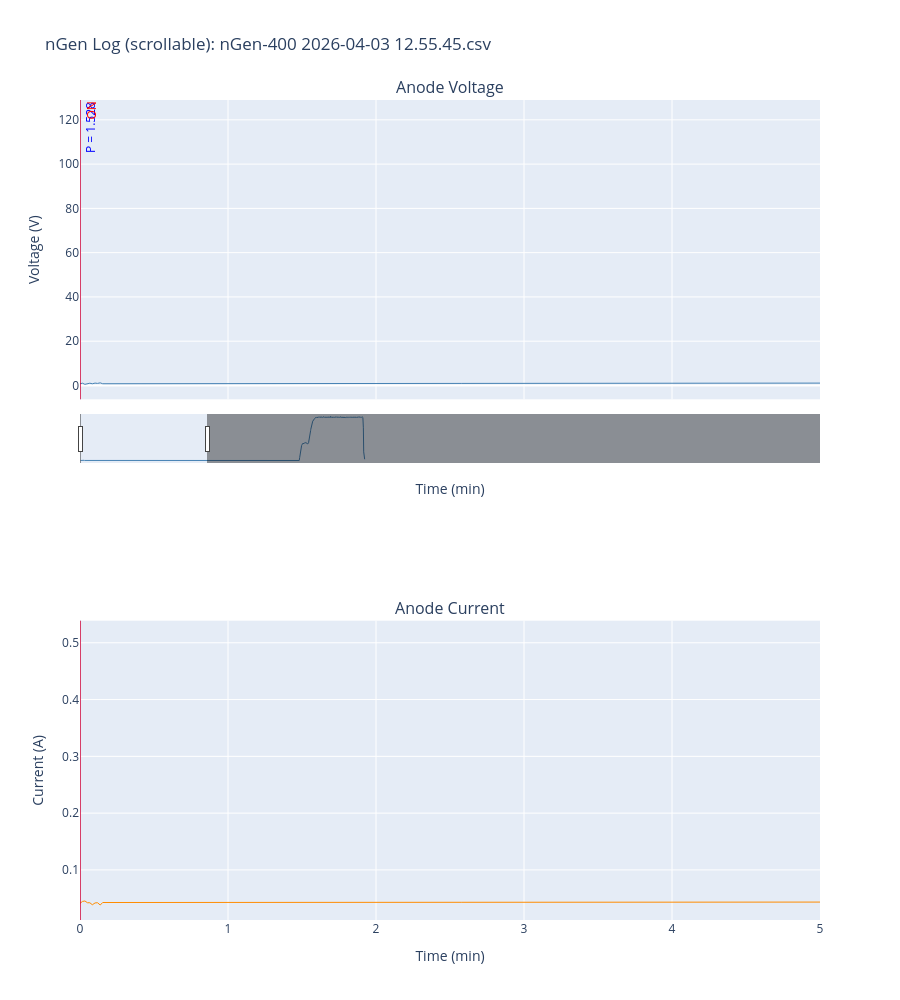

Notebook code cell kept with this figure:
### Code cell
import plotly.graph_objects as go
from plotly.subplots import make_subplots

# Width of the visible window in minutes — adjust to zoom in/out
window_min = 5

fig = make_subplots(
    rows=2, cols=1,
    shared_xaxes=True,
    subplot_titles=('Anode Voltage', 'Anode Current'),
    vertical_spacing=0.27
)

fig.add_trace(
    go.Scatter(x=df['Time (min)'], y=df['Anode Voltage'],
               mode='lines', name='Anode Voltage',
               line=dict(color='steelblue', width=1)),
    row=1, col=1
)
fig.add_trace(
    go.Scatter(x=df['Time (min)'], y=df['Anode Current'],
               mode='lines', name='Anode Current',
               line=dict(color='darkorange', width=1)),
    row=2, col=1
)

_plotly_dash = {'solid': 'solid', 'dashed': 'dash'}

active_events = [ev for ev in events if event_checkboxes[ev['key']].value]

for ev in active_events:
    pd_dash = _plotly_dash[ev['dash']]
    line_style = dict(color=ev['color'], width=ev['lw'], dash=pd_dash)
    # Top subplot line + label
    fig.add_shape(type='line', x0=ev['time_min'], x1=ev['time_min'], y0=0, y1=1,
                  xref='x', yref='y domain',
                  line=line_style, row=1, col=1)
    fig.add_annotation(x=ev['time_min'], y=1, xref='x', yref='y domain',
                       text=ev['label'], showarrow=False,
                       font=dict(color=ev['color'], size=12),
                       xanchor='left', yanchor='top',
                       textangle=-90, row=1, col=1)
    # Bottom subplot line only
    fig.add_shape(type='line', x0=ev['time_min'], x1=ev['time_min'], y0=0, y1=1,
                  xref='x2', yref='y2 domain',
                  line=line_style, row=2, col=1)

t_min = df['Time (min)'].min()

fig.update_layout(
    title=f'nGen Log (scrollable): {os.path.basename(file_dropdown.value)}',
    height=1000,
    xaxis=dict(
        range=[t_min, t_min + window_min],
        rangeslider=dict(visible=True, thickness=0.06),
        title='Time (min)'
    ),
    xaxis2=dict(
        range=[t_min, t_min + window_min],
        title='Time (min)'
    ),
    yaxis=dict(title='Voltage (V)'),
    yaxis2=dict(title='Current (A)'),
    showlegend=False
)

fig.show()

### Figure 1 — Plotly figure (JSON) as saved in the notebook; plotly's stock layout.template omitted (floating-point values rounded to 4 significant figures; data arrays with more than 128 entries replaced by an {"elided": "..."} marker saying what was removed)
{"data": [{"line": {"color": "steelblue", "width": 1}, "mode": "lines", "name": "Anode Voltage", "type": "scatter", "x": {"elided": "379 float values"}, "xaxis": "x", "y": {"elided": "379 float values"}, "yaxis": "y"}, {"line": {"color": "darkorange", "width": 1}, "mode": "lines", "name": "Anode Current", "type": "scatter", "x": {"elided": "379 float values"}, "xaxis": "x2", "y": {"elided": "379 float values"}, "yaxis": "y2"}], "layout": {"annotations": [{"font": {"size": 16}, "showarrow": false, "text": "Anode Voltage", "x": 0.5, "xanchor": "center", "xref": "paper", "y": 1, "yanchor": "bottom", "yref": "paper"}, {"font": {"size": 16}, "showarrow": false, "text": "Anode Current", "x": 0.5, "xanchor": "center", "xref": "paper", "y": 0.365, "yanchor": "bottom", "yref": "paper"}, {"font": {"color": "blue", "size": 12}, "showarrow": false, "text": "P = 1.528", "textangle": -90, "x": 0, "xanchor": "left", "xref": "x", "y": 1, "yanchor": "top", "yref": "y domain"}, {"font": {"color": "red", "size": 12}, "showarrow": false, "text": "ON", "textangle": -90, "x": 0, "xanchor": "left", "xref": "x", "y": 1, "yanchor": "top", "yref": "y domain"}, {"font": {"color": "red", "size": 12}, "showarrow": false, "text": "OFF", "textangle": -90, "x": 28.35, "xanchor": "left", "xref": "x", "y": 1, "yanchor": "top", "yref": "y domain"}], "height": 1000, "shapes": [{"line": {"color": "blue", "dash": "solid", "width": 0.8}, "type": "line", "x0": 0, "x1": 0, "xref": "x", "y0": 0, "y1": 1, "yref": "y domain"}, {"line": {"color": "blue", "dash": "solid", "width": 0.8}, "type": "line", "x0": 0, "x1": 0, "xref": "x2", "y0": 0, "y1": 1, "yref": "y2 domain"}, {"line": {"color": "red", "dash": "solid", "width": 1.2}, "type": "line", "x0": 0, "x1": 0, "xref": "x", "y0": 0, "y1": 1, "yref": "y domain"}, {"line": {"color": "red", "dash": "solid", "width": 1.2}, "type": "line", "x0": 0, "x1": 0, "xref": "x2", "y0": 0, "y1": 1, "yref": "y2 domain"}, {"line": {"color": "red", "dash": "dash", "width": 1.2}, "type": "line", "x0": 28.35, "x1": 28.35, "xref": "x", "y0": 0, "y1": 1, "yref": "y domain"}, {"line": {"color": "red", "dash": "dash", "width": 1.2}, "type": "line", "x0": 28.35, "x1": 28.35, "xref": "x2", "y0": 0, "y1": 1, "yref": "y2 domain"}], "showlegend": false, "title": {"text": "nGen Log (scrollable): nGen-400 2026-04-03 12.55.45.csv"}, "xaxis": {"anchor": "y", "domain": [0, 1], "matches": "x2", "range": [0, 5], "rangeslider": {"thickness": 0.06, "visible": true}, "showticklabels": false, "title": {"text": "Time (min)"}}, "xaxis2": {"anchor": "y2", "domain": [0, 1], "range": [0, 5], "title": {"text": "Time (min)"}}, "yaxis": {"anchor": "x", "domain": [0.635, 1], "title": {"text": "Voltage (V)"}}, "yaxis2": {"anchor": "x2", "domain": [0, 0.365], "title": {"text": "Current (A)"}}}}
